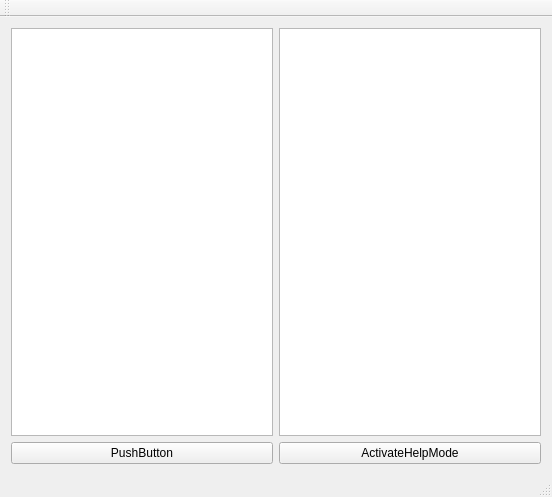
<?xml version="1.0" encoding="UTF-8"?>
<ui version="4.0">
 <class>MainWindow</class>
 <widget class="QMainWindow" name="MainWindow">
  <property name="geometry">
   <rect>
    <x>0</x>
    <y>0</y>
    <width>552</width>
    <height>497</height>
   </rect>
  </property>
  <property name="windowTitle">
   <string>MainWindow</string>
  </property>
  <widget class="QWidget" name="centralWidget">
   <layout class="QGridLayout" name="gridLayout">
    <item row="0" column="0">
     <widget class="QListView" name="listView"/>
    </item>
    <item row="0" column="1">
     <widget class="QTreeView" name="treeView"/>
    </item>
    <item row="1" column="0">
     <widget class="QPushButton" name="pushButton">
      <property name="text">
       <string>PushButton</string>
      </property>
     </widget>
    </item>
    <item row="1" column="1">
     <widget class="QPushButton" name="pushButtonActivateHelpMode">
      <property name="accessibleName">
       <string>HelpMe!</string>
      </property>
      <property name="styleSheet">
       <string notr="true"/>
      </property>
      <property name="text">
       <string>ActivateHelpMode</string>
      </property>
      <property name="HelpText" stdset="0">
       <string>Hello World!\nI will help you all!</string>
      </property>
     </widget>
    </item>
   </layout>
  </widget>
  <widget class="QMenuBar" name="menuBar">
   <property name="geometry">
    <rect>
     <x>0</x>
     <y>0</y>
     <width>552</width>
     <height>21</height>
    </rect>
   </property>
  </widget>
  <widget class="QToolBar" name="mainToolBar">
   <attribute name="toolBarArea">
    <enum>TopToolBarArea</enum>
   </attribute>
   <attribute name="toolBarBreak">
    <bool>false</bool>
   </attribute>
  </widget>
  <widget class="QStatusBar" name="statusBar"/>
 </widget>
 <layoutdefault spacing="6" margin="11"/>
 <resources/>
 <connections/>
</ui>
